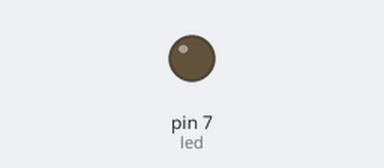
Bench run of a sketch on a simulated Arduino Uno, built with avr-gcc and run on an emulated ATmega328P. On the bench: output pins drawn as LEDs (lit = HIGH).

Above: at 0.1 s.
At 2.1 s:
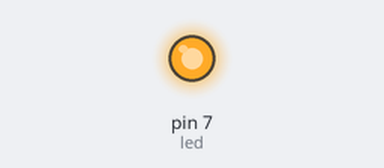
Timing chart, 0 to 3.6 s (numbered marks = the images above):
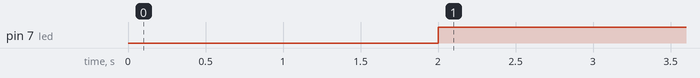

The sketch:

Ejercicio3.ino
```cpp
long tiempo1=0;
long tiempo2=0;
int led=7;
void setup()
{
  Serial.begin(9600);
  pinMode(led, OUTPUT);
}

void loop()
{
 tiempo1 = millis();
  if((tiempo1-tiempo2)>2000){
    digitalWrite(led, LOW);
    tiempo2=tiempo1;
digitalWrite(led, HIGH);

}
}
```

Measured:
- by itself, pin 7 (led): LOW → HIGH at 2.0 s
